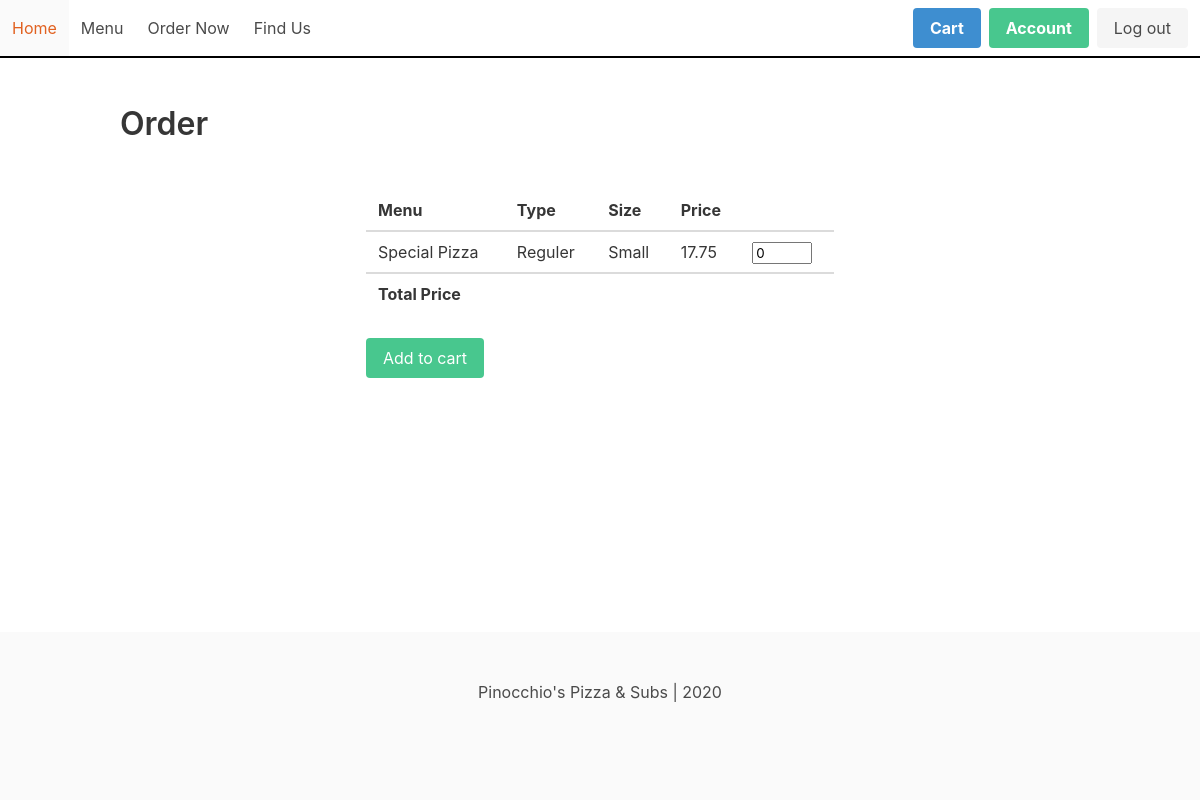
The page /order (signed in) on the database as committed earlier.
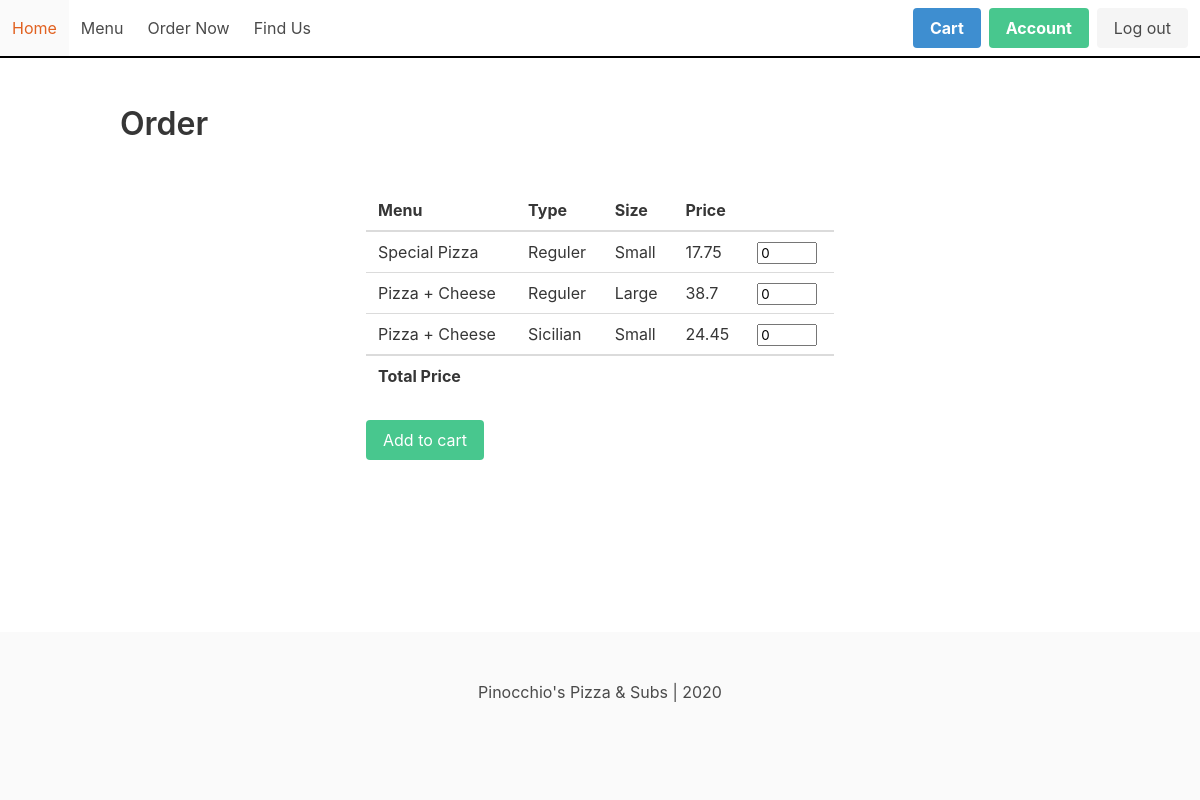
The same page on the database as committed later.
### pizza/models.py (models this page shows)
class Menu(models.Model):
    MENU_CATEGORY = (
        ("pizza", "pizza"),
        ("pasta", 'pasta'),
        ("subs", "subs"),
        ("platters", 'platters'),
        ("toppings", "toppings"),
        ("salads", "salads")
    )
    MENU_SIZE = (
        ("Small", "Small"),
        ("Large", "Large")
    )
    MENU_PIZZA_TYPE = (
        ("Reguler", "Reguler"),
        ("Sicilian","Sicilian")
    )
    menu_id = models.AutoField(primary_key=True)
    menu_category = models.CharField(max_length=10, choices=MENU_CATEGORY)
    menu_name = models.CharField(max_length=64)
    menu_pizza_type = models.CharField(max_length=8, choices=MENU_PIZZA_TYPE, blank=True)
    size = models.CharField(max_length=6, choices=MENU_SIZE, blank=True)
    price = models.FloatField()

### pizza/views.py (the view, shortened to what this page needs)
# urls.py: path("order", views.order, name='order'),
@login_required(login_url='login')
def order(request):
    context = {
        "pizza": Pizza.objects.all(),
        "toppings": Toppings.objects.all(),
        "salads": Salads.objects.all(),
        "platters": Platters.objects.all(),
        "pasta": Pasta.objects.all(),
        "menu": Menu.objects.all(),
    }
    return render(request, "pizza/order.html", context)

### pizza/templates/pizza/order.html (shortened to what this page needs)
{% extends "pizza/base.html" %}
{% block body %}
<section class="section">
    <div class="container">
        <h1 class="title">Order</h1>
        <br>
        <div class="columns is-centered">
            <div class="column is-half">
                <form action="" method="POST">
                    <table class="table is-hoverable is-fullwidth">
                        <thead>
                            <tr>
                                <th>Menu</th>
                                <th>Type</th>
                                <th>Size</th>
                                <th>Price</th>
                                <th></th>
                            </tr>
                        </thead>
                        <tbody>
                            {% for item in menu %}
                                <tr>
                                    <td>{{ item.menu_name }}</td>
                                    <td>{{ item.menu_pizza_type}}</td>
                                    <td>{{ item.size }}</td>
                                    <td>{{ item.price }}</td>
                                    <td>
                                        <input type="number" id="{{ item.menu_id }}" name="{{ item.menu_id }}" min="0" class="quantity" value="0">
                                    </td>
                                </tr>
                            {% endfor %}
                        </tbody>
                        <tfoot>
                            <tr id="total_price">
                                <th>Total Price</th>
                                <th></th>
                                <th></th>
                                <th></th>
                                <th></th>
                            </tr>
                        </tfoot>
                    </table>
                    <div class="buttons">
                        <input type="submit" value="Add to cart" class="button is-success">
                    </div>
                </form>
            </div>
        </div>
    </div>
</section>
{% endblock %}

### pizza/templates/pizza/base.html (shortened to what this page needs)
{% load static %}
<!DOCTYPE html>
<html lang="en">
<head>
    <link rel="stylesheet" href="https://cdn.jsdelivr.net/npm/bulma@0.8.2/css/bulma.min.css">
    <link rel="stylesheet" href="{% static 'pizza/main.css' %}">
</head>
<body>
    <head>
        <nav class="navbar" role="navigation" aria-label="main navigation">
            <div id="navbarBasicExample" class="navbar-menu">
              <div class="navbar-start">
                <a class="navbar-item" href="{% url 'index' %}">
                    Home
                </a>
                <a class="navbar-item" href="{% url 'menu' %}">
                  Menu
                </a>
                <a class="navbar-item" href="{% url 'order' %}">
                    Order Now
                </a>
                <a class="navbar-item" href="{% url 'find-us' %}">
                    Find Us
                </a>
                </div>
              </div>
              <div class="navbar-end">
                <div class="navbar-item">
                  <div class="buttons">
                    {% if user.is_authenticated %}
                    <a class="button is-info" href="{% url 'cart' %}">
                      <strong>Cart</strong>
                    </a>
                    <a class="button is-success" href="{% url 'account-info' %}">
                      <strong>Account</strong>
                    </a>
                      <a class="button is-light" href="{% url 'logout' %}">
                        Log out
                      </a>
                    {% endif %}
                  </div>
                </div>
              </div>
          </nav>
    </head>
    {% block body %}
    {% endblock %}
    <footer class="footer">
        <div class="container">
            <div class="content has-text-centered">
                Pinocchio's Pizza & Subs | 2020
            </div>
        </div>
    </footer>
</body>
</html>

### pizza/static/pizza/main.css (style rules this page uses)
body { display: flex; min-height: 100vh; flex-direction: column; }
section { flex: 1; }
.navbar { border-bottom: 2px solid black; }
.quantity { width: 60px; }

Rows that differ between the two databases and show on the page:
added Menu: menu_name "Pizza + Cheese", menu_pizza_type "Reguler", size "Large", price "38.7"
added Menu: menu_name "Pizza + Cheese", menu_pizza_type "Sicilian", size "Small", price "24.45"
